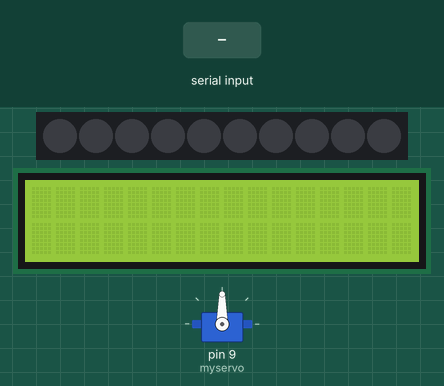
Recording of a sketch running on a simulated Arduino Uno, built with avr-gcc and run on an emulated ATmega328P. Shown: servo, 10 RGB LEDs in strip order, left to right, 16×2 character LCD. The inputs (shaded band) are chosen by the test bench. Dim RGB values are drawn brighter than linear.

Above: at 4.2 s.
4.3 s: "1" received over Serial
At 6.1 s:
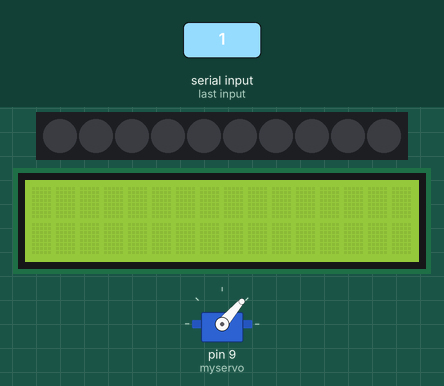
6.8 s: "0" received over Serial
At 7.2 s:
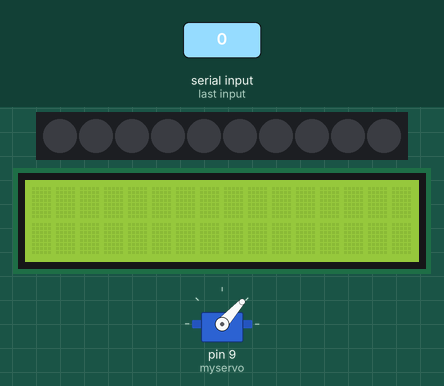
8.3 s: "2" received over Serial
At 10.3 s:
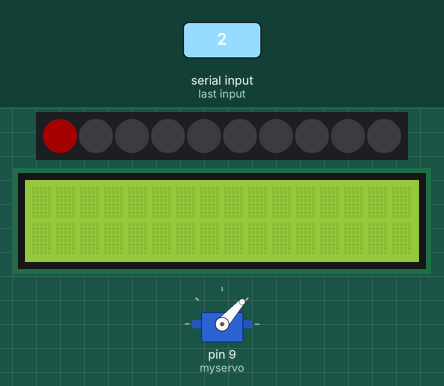
Timing chart, 0 to 11.8 s (numbered marks = the images above; inputs shaded):
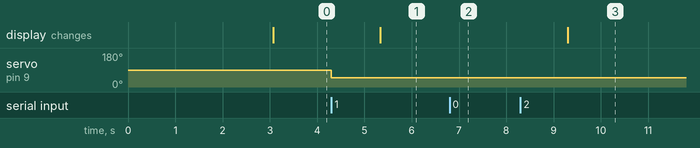

Measured:
- after the input at 4.3 s, servo on pin 9 (myservo): 90° → 49° at once
- after the input at 6.8 s, servo on pin 9 (myservo): 49° → 48° at once

The sketch:

LEDData.ino
```cpp
#include <FastLED.h>
#include <Servo.h>
#include <Wire.h>
#include <LiquidCrystal_I2C.h>

#define LED_PIN     6
#define NUM_LEDS    10
#define BRIGHTNESS  200

LiquidCrystal_I2C lcd(0x27, 16, 2);

// Servo Stuff

Servo myservo;  // create servo object to control a servo

CRGB leds[NUM_LEDS];

char bufferLCD[16*2];
byte bufferLED[NUM_LEDS*3];

byte servo;

void setup()
{
   myservo.attach(9);

  delay(3000); // sanity delay

  Serial.begin(115200);

  FastLED.addLeds<WS2812B, LED_PIN, GRB>(leds, NUM_LEDS).setCorrection( TypicalLEDStrip );
  FastLED.setBrightness( BRIGHTNESS );
  FastLED.clear();
  FastLED.show();

  // lcd scripts
  lcd.init();

  lcd.backlight();
  lcd.clear();
  lcd.setCursor(4,0);
  //lcd.print(" ");
  lcd.clear();

}

// https://www.arduino.cc/reference/en/language/functions/communication/serial/


void DisplayUpdater(int startingPos)
{
  lcd.clear();

  lcd.setCursor(startingPos,0);

  for(int i = startingPos; i <= 15; i++)
  {
      lcd.print(bufferLCD[i]);
  }

  lcd.setCursor(startingPos,1);

   for(int i = 16; i <= 31; i++)
  {
      lcd.print(bufferLCD[i]);
  }
}


void loop()
{

  while (Serial.available() > 0)
  {
    //Para ser 1 byte (que vai controlar o servo)
    //byte servo = Serial.read();
    servo = Serial.read();
    myservo.write(servo);

    //Para ler 32 bytes (16x2) para o LCD
    //lcd.clear();

    Serial.readBytes(bufferLCD, 32);

    lcd.clear();

    // display first code
    DisplayUpdater(0);

    //Para ler 3 bytes por LED
    Serial.readBytes(bufferLED, NUM_LEDS*3);

    //Para percorrer lista de LEDs e atribuir a cada a cor que recebemos do Unity
    for(int i = 0; i < NUM_LEDS; i++)
    {
      int index = i * 3;
      byte r = bufferLED[index+0]; // :)
      byte g = bufferLED[index+1];
      byte b = bufferLED[index+2];

      CRGB color = CRGB(r, g, b);
      leds[i] = color;
    }

    //Para de facto enviar cores para os LEDs
    FastLED.show();
  }
}
```
